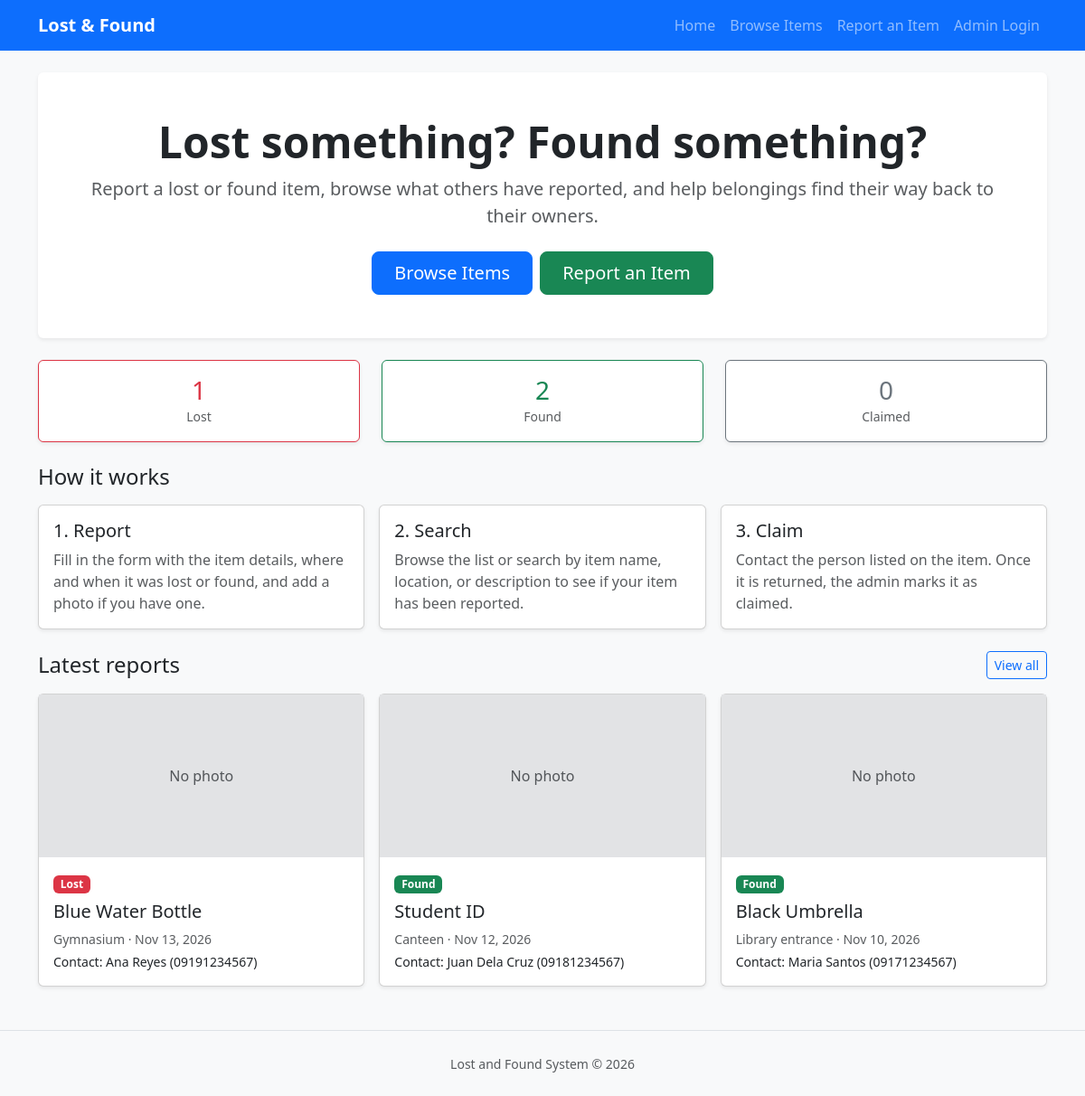
The page / on the database its author committed.
### tables this page shows
CREATE TABLE IF NOT EXISTS items (
    id             INT(11) NOT NULL AUTO_INCREMENT,        
    item_name      VARCHAR(100) NOT NULL,                  
    category       VARCHAR(50)  NOT NULL,                  
    description    TEXT NULL,                              
    location       VARCHAR(150) NOT NULL,                  
    date_reported  DATE NOT NULL,                          
    status         ENUM('Lost','Found','Claimed') NOT NULL DEFAULT 'Lost',
    contact_name   VARCHAR(100) NOT NULL,                  
    contact_number VARCHAR(20)  NOT NULL,
    found_by       VARCHAR(100) NULL,                      
    photo          VARCHAR(255) NULL,                      
    created_at     TIMESTAMP NOT NULL DEFAULT CURRENT_TIMESTAMP,
    PRIMARY KEY (id)
);

### index.php (the view)
<?php
include "db_connect.php";
include "header.php";
$counts = ['Lost' => 0, 'Found' => 0, 'Claimed' => 0];
$count_result = mysqli_query($conn, "SELECT status, COUNT(*) AS total FROM items GROUP BY status");
while ($c = mysqli_fetch_assoc($count_result)) {
    $counts[$c['status']] = $c['total'];
}
$recent = mysqli_query($conn, "SELECT * FROM items WHERE status <> 'Claimed' ORDER BY created_at DESC, id DESC LIMIT 3");
$badge = ['Lost' => 'danger', 'Found' => 'success', 'Claimed' => 'secondary'];
?>
<div class="bg-white rounded shadow-sm p-4 p-md-5 text-center mb-4">
    <h1 class="display-5 fw-bold">Lost something? Found something?</h1>
    <p class="lead text-muted mb-4">
        Report a lost or found item, browse what others have reported, and help belongings find their way back to their owners.
    </p>
    <div class="d-grid gap-2 d-sm-flex justify-content-sm-center">
        <a href="items.php" class="btn btn-primary btn-lg px-4">Browse Items</a>
        <a href="add.php" class="btn btn-success btn-lg px-4">Report an Item</a>
    </div>
</div>
<div class="row text-center mb-4">
    <?php foreach ($counts as $label => $total): ?>
        <div class="col-4">
            <div class="card shadow-sm border-<?php echo $badge[$label]; ?>">
                <div class="card-body py-3">
                    <h3 class="mb-0 text-<?php echo $badge[$label]; ?>"><?php echo $total; ?></h3>
                    <small class="text-muted"><?php echo $label; ?></small>
                </div>
            </div>
        </div>
    <?php endforeach; ?>
</div>
<h4 class="mb-3">How it works</h4>
<div class="row g-3 mb-4">
    <div class="col-md-4">
        <div class="card h-100 shadow-sm">
            <div class="card-body">
                <h5 class="card-title">1. Report</h5>
                <p class="card-text text-muted mb-0">Fill in the form with the item details, where and when it was lost or found, and add a photo if you have one.</p>
            </div>
        </div>
    </div>
    <div class="col-md-4">
        <div class="card h-100 shadow-sm">
            <div class="card-body">
                <h5 class="card-title">2. Search</h5>
                <p class="card-text text-muted mb-0">Browse the list or search by item name, location, or description to see if your item has been reported.</p>
            </div>
        </div>
    </div>
    <div class="col-md-4">
        <div class="card h-100 shadow-sm">
            <div class="card-body">
                <h5 class="card-title">3. Claim</h5>
                <p class="card-text text-muted mb-0">Contact the person listed on the item. Once it is returned, the admin marks it as claimed.</p>
            </div>
        </div>
    </div>
</div>
<div class="d-flex justify-content-between align-items-center mb-3">
    <h4 class="mb-0">Latest reports</h4>
    <a href="items.php" class="btn btn-outline-primary btn-sm">View all</a>
</div>
<div class="row g-3">
    <?php if (mysqli_num_rows($recent) > 0): ?>
        <?php while ($row = mysqli_fetch_assoc($recent)): ?>
            <div class="col-md-4">
                <div class="card h-100 shadow-sm">
                    <?php if (!empty($row['photo'])): ?>
                        <img src="uploads/<?php echo htmlspecialchars($row['photo']); ?>" class="card-img-top"
                             alt="Item photo" style="height:180px;object-fit:cover;">
                    <?php else: ?>
                        <div class="bg-secondary-subtle text-muted d-flex align-items-center justify-content-center"
                             style="height:180px;">No photo</div>
                    <?php endif; ?>
                    <div class="card-body">
                        <span class="badge bg-<?php echo $badge[$row['status']]; ?> mb-2"><?php echo $row['status']; ?></span>
                        <h5 class="card-title"><?php echo htmlspecialchars($row['item_name']); ?></h5>
                        <p class="card-text text-muted small mb-1">
                            <?php echo htmlspecialchars($row['location']); ?> &middot;
                            <?php echo date("M d, Y", strtotime($row['date_reported'])); ?>
                        </p>
                        <p class="card-text small mb-0">
                            Contact: <?php echo htmlspecialchars($row['contact_name']); ?>
                            (<?php echo htmlspecialchars($row['contact_number']); ?>)
                        </p>
                    </div>
                </div>
            </div>
        <?php endwhile; ?>
    <?php else: ?>
        <div class="col-12">
            <div class="alert alert-light border text-center">No items reported yet. Be the first to report one!</div>
        </div>
    <?php endif; ?>
</div>
<?php include "footer.php"; ?>

### header.php (shortened to what this page needs)
<?php
$base     = $base ?? "";
$is_admin = isset($_SESSION['admin_id']);
?>
<!DOCTYPE html>
<html lang="en">
<head>
    <link href="https://cdn.jsdelivr.net/npm/bootstrap@5.3.3/dist/css/bootstrap.min.css" rel="stylesheet">
</head>
<body class="bg-light">
<nav class="navbar navbar-expand-lg navbar-dark bg-primary mb-4">
    <div class="container">
        <a class="navbar-brand fw-bold" href="<?php echo $base; ?>index.php">Lost &amp; Found</a>
        <div class="collapse navbar-collapse" id="menu">
            <ul class="navbar-nav ms-auto">
                <li class="nav-item"><a class="nav-link" href="<?php echo $base; ?>index.php">Home</a></li>
                <li class="nav-item"><a class="nav-link" href="<?php echo $base; ?>items.php">Browse Items</a></li>
                <li class="nav-item"><a class="nav-link" href="<?php echo $base; ?>add.php">Report an Item</a></li>
                <?php if ($is_admin): ?>
                    <li class="nav-item"><a class="nav-link" href="<?php echo $base; ?>admin/dashboard.php">Dashboard</a></li>
                    <li class="nav-item"><a class="nav-link" href="<?php echo $base; ?>admin/logout.php">Logout</a></li>
                <?php else: ?>
                    <li class="nav-item"><a class="nav-link" href="<?php echo $base; ?>admin/login.php">Admin Login</a></li>
                <?php endif; ?>
            </ul>
        </div>
    </div>
</nav>
<div class="container">

### footer.php (shortened to what this page needs)
</div>
<footer class="text-center text-muted py-4 mt-5 border-top">
    <small>Lost and Found System &copy; <?php echo date("Y"); ?></small>
</footer>
</body>
</html>

### rows shown on the page
items: shows "No photo", status "Lost", item_name "Blue Water Bottle", location "Gymnasium", date_reported "Nov 13, 2026", contact_name "Ana Reyes", contact_number "09191234567"
items: shows "No photo", status "Found", item_name "Student ID", location "Canteen", date_reported "Nov 12, 2026", contact_name "Juan Dela Cruz", contact_number "09181234567"
items: shows "No photo", status "Found", item_name "Black Umbrella", location "Library entrance", date_reported "Nov 10, 2026", contact_name "Maria Santos", contact_number "09171234567"

### other values the page prints
$total "1"
$label "Lost"
$total "2"
$label "Found"
$total "0"
$label "Claimed"
